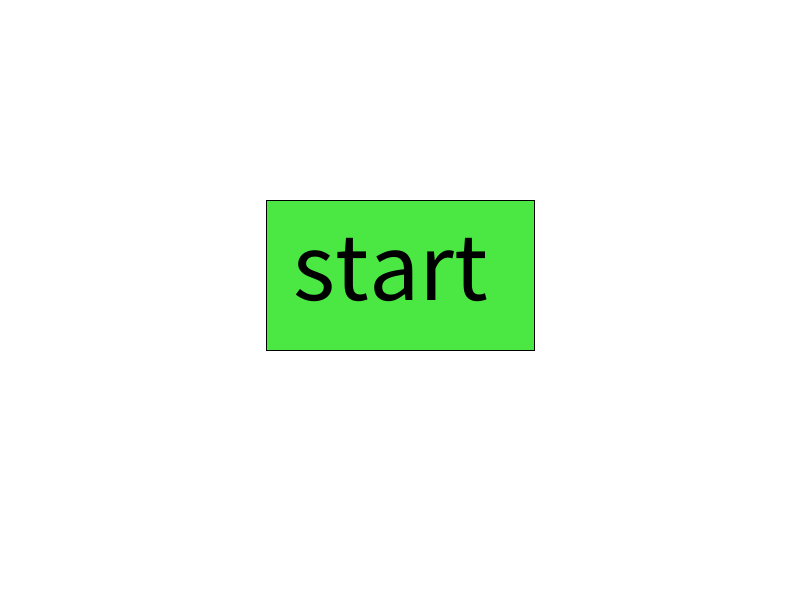
Frame 1 (no input)
Frame 60 (the mouse pressed at the canvas centre just before this capture): identical to frame 1, image omitted
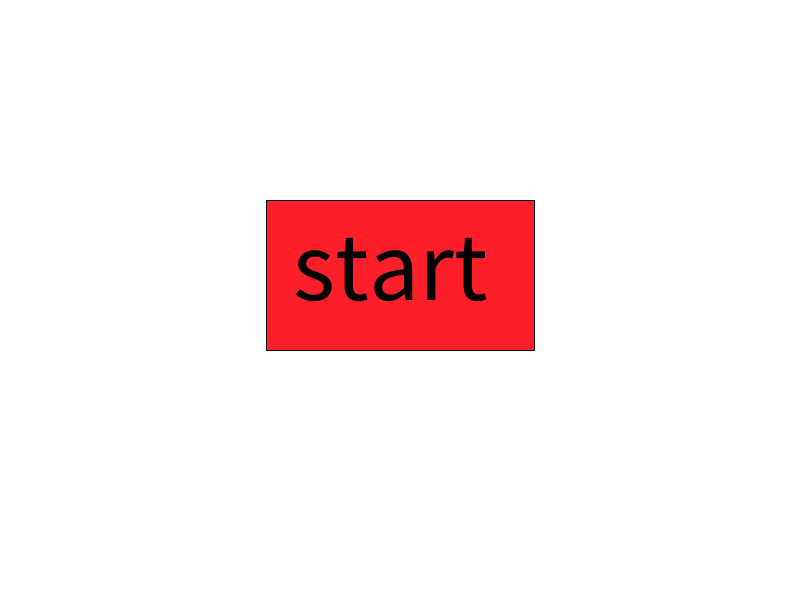
Frame 120 (the mouse held since frame 60 and released just before this capture)

The Processing sketch that drew these frames (run headless with seeded random() and noise(); from frame 60 on, the mouse is pressed at the canvas centre):

// Processing sketch: sketch_170928a
// ── sketch_170928a.pde
int state;
float bX, bY, bW, bH;
color textColor;
color buttonColor;
color bgColor;



void setup() {
  size(800, 600);
  state=1;
  bX=(width/3);
  bY=(height/3);
  bW=(width-2*(width/3));
  bH=(height-3*(height/4));
  buttonColor=color(75,232,68);
}



void draw() {
  background(255);
  if (state==1) {
    drawStart();
  }
  else if (state==2){
    drawMain();
    
  }
  
}


void drawStart(){
  drawButton();
  if (bX<mouseX && bY<mouseY && bH+bY>mouseY && bW+bX>mouseX){  // checks if the mouse is on the button to start and changes color to indicate if the mouse is on the button
    buttonColor=color(255,31,43);
    if (mousePressed&&mouseButton==LEFT){
      state=2;
    }
  }
  else{
    buttonColor=color(75,232,68);    
  }
}

void drawButton() { // this draws the phytsical button
  fill (buttonColor);
  rect(bX, bY, bW, bH);
  textSize(100);
  fill(0);
  text("start",(bX+bW*1/10), (bY+bH*2/3));
}




void drawMain(){
  
  
  
  
  
  
  
  
  
  
  
  
  
  
  
  
  
  
}
